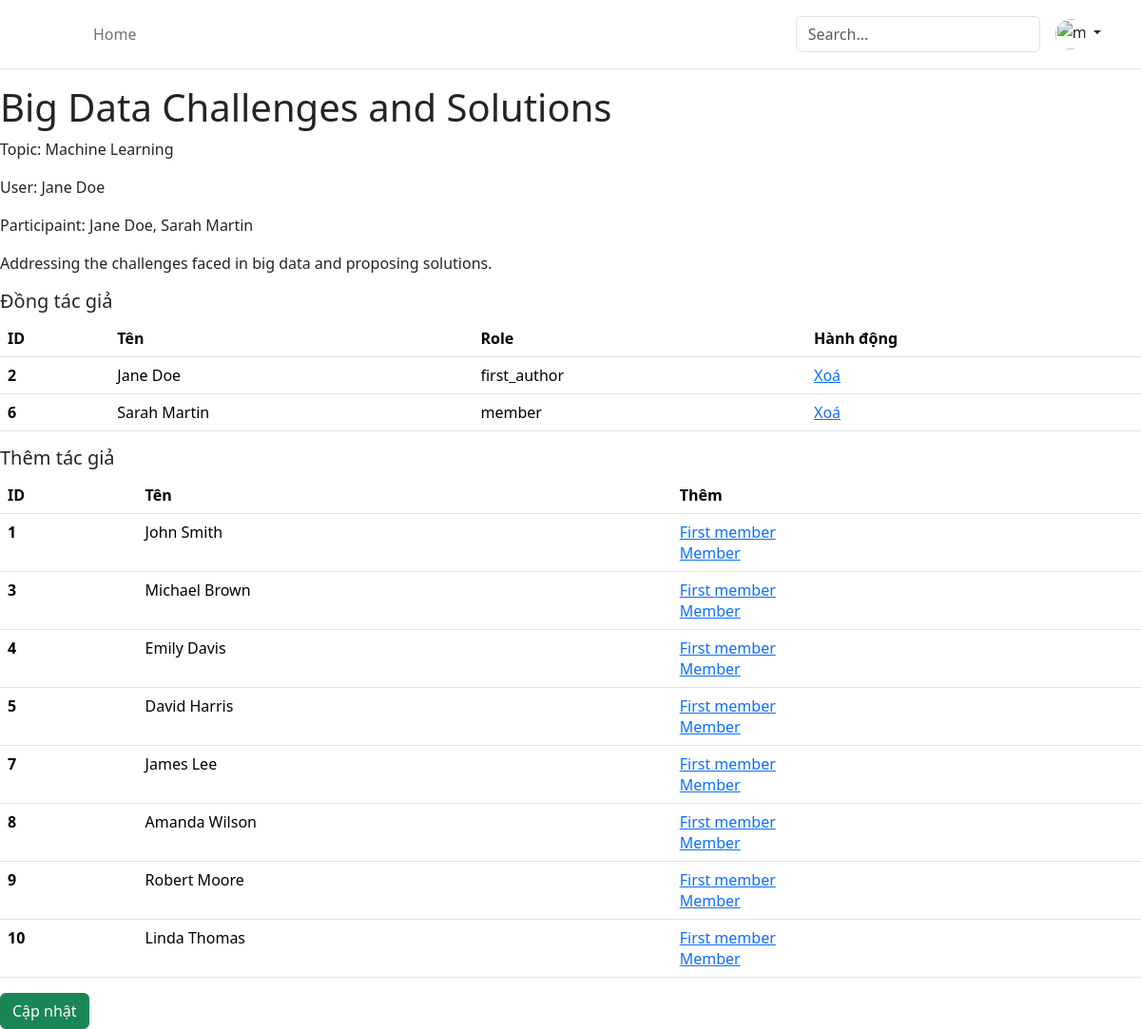
/pages/paper.php?id=6 (signed in), run on the app's committed database.
### tables this page shows
CREATE TABLE TOPICS (
    topic_id INT AUTO_INCREMENT PRIMARY KEY,
    topic_name VARCHAR(255) NOT NULL
);

CREATE TABLE PARTICIPATION (
    author_id INT NOT NULL,
    paper_id INT NOT NULL,
    role VARCHAR(30) NOT NULL,
    date_added DATETIME NOT NULL,
    status VARCHAR(10) NOT NULL,
    PRIMARY KEY (author_id, paper_id)
);

CREATE TABLE AUTHORS (
    user_id INT PRIMARY KEY,
    full_name VARCHAR(255) NOT NULL,
    website VARCHAR(255),
    profile_json_text VARCHAR(4000),
    image_path VARCHAR(255),
    FOREIGN KEY (user_id) REFERENCES USERS(user_id)
);

### config/method.php (called while the page is built, shortened)
<?php
    function execute($conn, $type, $sql, $data, $selectFields, $tableName, $conditions)
    {
        try {
            if($type == 'select')
                return recored_select($conn, $selectFields, $tableName, $conditions);
            else if($type == 'insert')
                return recored_insert($conn, $tableName, $data);
            else if($type == 'update')
                return recored_update($conn, $tableName, $data, $conditions);
            else if($type == "delete")
                return recored_delete($conn, $tableName, $conditions);
            else
                return recored_special($conn, $sql);
        } catch (\Throwable $th) {
            throw $th;
        }
    }
    function recored_special($conn, $query) {
        $result = mysqli_query($conn, $query);
        return $result;
    }
?>

### pages/paper.php (the view, shortened to what this page needs)
<?php include_once('../components/header.php') ?>
<?php
require("../config/connect.php");
require("../config/method.php");
$id = intval($_GET['id']);
?>
<?php
    $sqlstring = "
        SELECT
            topic_name,
            paper_id,
            title,
            abstract,
            author_string_list,
            author_username,
            user_id,
            topic_id,
            conference_id,
            full_name
        FROM (
            SELECT
                t.topic_name,
                p.paper_id,
                p.title,
                p.abstract,
                p.author_string_list,
                u.username AS author_username,
                p.user_id,
                p.topic_id,
                p.conference_id,
                a.full_name,
                ROW_NUMBER() OVER (PARTITION BY t.topic_id ORDER BY c.start_date DESC) AS row_num
            FROM PAPERS p
            JOIN TOPICS t ON p.topic_id = t.topic_id
            JOIN USERS u ON p.user_id = u.user_id
            JOIN AUTHORS a ON a.user_id = u.user_id
            JOIN conferences c ON c.conference_id = p.conference_id
            WHERE p.paper_id = $id
        ) ranked
        WHERE row_num <= 5;
    ";
    $result_paper = execute($conn,"special", $sqlstring,"", [], "", []);
    $data = $result_paper->fetch_array(MYSQLI_ASSOC);;
    ?>
<div>
    <h1><?php echo $data['title']?></h1>
    <p>Topic: <?php echo $data['topic_name']?></p>
    <p>User: <?php echo $data['full_name']?></p>
    <p>Participaint: <?php echo $data['author_string_list']?></p>
    <p><?php echo $data['abstract']?></p>
</div>
<h5>Đồng tác giả</h5>
<table class="table table-hover">
  <thead>
    <tr>
      <th scope="col">ID</th>
      <th scope="col">Tên</th>
      <th scope="col">Role</th>
      <th scope="col">Hành động</th>
    </tr>
  </thead>
  <tbody>
        <?php
        $sqlstring = "select user_id,full_name,role from participation p join authors a on p.author_id=a.user_id where p.paper_id=$id";
        $result_par = execute($conn,"special", $sqlstring,"", [], "", []);
      while ($row = mysqli_fetch_array($result_par)) {
        $par_user_id = $row['user_id'];
        $par_name = $row['full_name'];
        $par_role = $row['role'];
        $par_link = "<a href='/pages/delete_participant.php?paper_id=$id&user_id=$par_user_id'>Xoá</a>";
      ?>
        <div class="col">
            <?php echo "
            <tr>
                <th scope='row'>$par_user_id</th>
                <td>$par_name</td>
                <td>$par_role</td>
                <td>$par_link</td>
            </tr>
            ";
            ?>
        </div>
      <?php $user_ids[] = $par_user_id; } ?>
  </tbody>
</table>
<?php
  if (isset($_SESSION['account']))
  if ($_SESSION['account']['user_type'] =='admin') {
    echo "<h5>Thêm tác giả</h5>";
    echo "<table class='table table-hover'>";
    echo "<thead>
        <tr>
          <th scope='col'>ID</th>
          <th scope='col'>Tên</th>
          <th scope='col'>Thêm</th>
        </tr>
      </thead>";
    }
?>
  <tbody>
        <?php
        if (isset($_SESSION['account']))
        if ($_SESSION['account']['user_type'] =='admin') {
        $user_ids_str = implode(",", $user_ids);
        $sqlstring = "select user_id,full_name from authors where user_id NOT IN ($user_ids_str)";
        $result_not_par = execute($conn,"special", $sqlstring,"", [], "", []);
      while ($row = mysqli_fetch_array($result_not_par)) {
        $par_not_user_id = $row['user_id'];
        $par_not_name = $row['full_name'];
        $par_not_link = "
        <div><a href='/pages/add_participant.php?paper_id=$id&user_id=$par_not_user_id&role=first_author'>First member</a></div>
        <div><a href='/pages/add_participant.php?paper_id=$id&user_id=$par_not_user_id&role=member'>Member</a></div>
        ";
      ?>
        <div class="col">
            <?php echo "
            <tr>
                <th scope='row'>$par_not_user_id</th>
                <td>$par_not_name</td>
                <td>$par_not_link</td>
            </tr>
            ";
            ?>
        </div>
      <?php } }?>
  </tbody>
</table>
<?php
if (isset($_SESSION['account']))
if ($_SESSION['account']['user_id'] == $data['user_id'] || $_SESSION['account']['user_type'] =='admin') {
echo "<a href='/pages/update_paper.php?id=$id' class='btn btn-success'>Cập nhật</a>";
}
?>

### data on the page
topics: topic_name "Machine Learning"
participation: author.user_id "2", author.full_name "Jane Doe", role "first_author"
participation: author.user_id "6", author.full_name "Sarah Martin", role "member"
authors: user_id "1", full_name "John Smith"
authors: user_id "3", full_name "Michael Brown"
authors: user_id "4", full_name "Emily Davis"
authors: user_id "5", full_name "David Harris"
authors: user_id "7", full_name "James Lee"
authors: user_id "8", full_name "Amanda Wilson"
authors: user_id "9", full_name "Robert Moore"
authors: user_id "10", full_name "Linda Thomas"

### other printed values
$data['title'] "Big Data Challenges and Solutions"
$data['full_name'] "Jane Doe"
$data['author_string_list'] "Jane Doe, Sarah Martin"
$data['abstract'] "Addressing the challenges faced in big data and proposing solutions."
